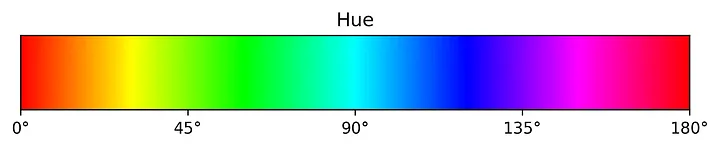
#> input picture src/HUESTRIP.png, 720 x 148 px, given in place of the camera
$ python color_detection_mask.py
#> lines starting #> are read from the running program, lines starting #| are printed output that depends on the picture; after the words box and inside, x2 and y2 are one past the last pixel; in counts of white or black regions, pixels touching at a corner belong together
"""
Para mascarar videos em tempo real e "detectar cores"
As funções mais importantes são cv.inRange para criar
mascára por cor. E a operação bitwise_and, de modo a
marcar apenas a sobreposição com a máscara.
"""
import cv2 as cv
import numpy as np

camera = cv.VideoCapture(0)

while camera.isOpened():
    ret, frame = camera.read()
#> frame is the input picture: shape (148, 720, 3); mean B, G, R 190.7, 190.6, 190.3
    if not ret:
        print("Não é possível mostra o vídeo")
        break
    frame_hsv = cv.cvtColor(frame, cv.COLOR_BGR2HSV)
#> frame_hsv: shape (148, 720, 3); mean H, S, V 46.4, 119.5, 248.2
    azul_claro = np.array([80,50,50])
    azul_escuro = np.array([140,255,255])
    mask = cv.inRange(frame_hsv, azul_claro, azul_escuro)
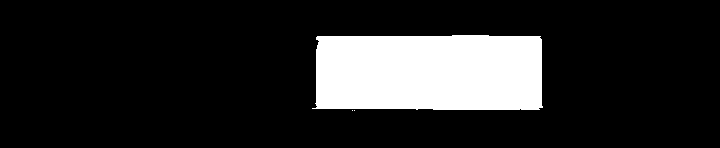
#> mask: shape (148, 720); 15.6% white; 3 white regions (2 under 20 px), largest, box (x1, y1, x2, y2) and area: (312, 35, 543, 110) 16626
    frame_masked = cv.bitwise_and(frame,frame, mask=mask)
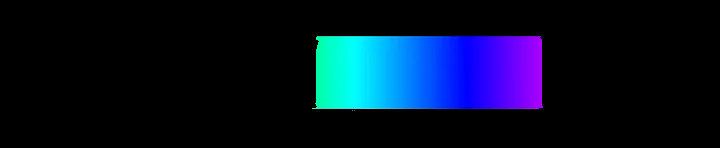
#> frame_masked: shape (148, 720, 3); mean B, G, R 37.9, 16.5, 4.6
    cv.imshow('Video Original', frame)
    cv.imshow('Mascara azul', mask)
    cv.imshow('Mascara aplicada', frame_masked)
    if cv.waitKey(1) & 0xFF == ord('q'):
#> (key q is pressed here)
        break
camera.release()
cv.destroyAllWindows()
